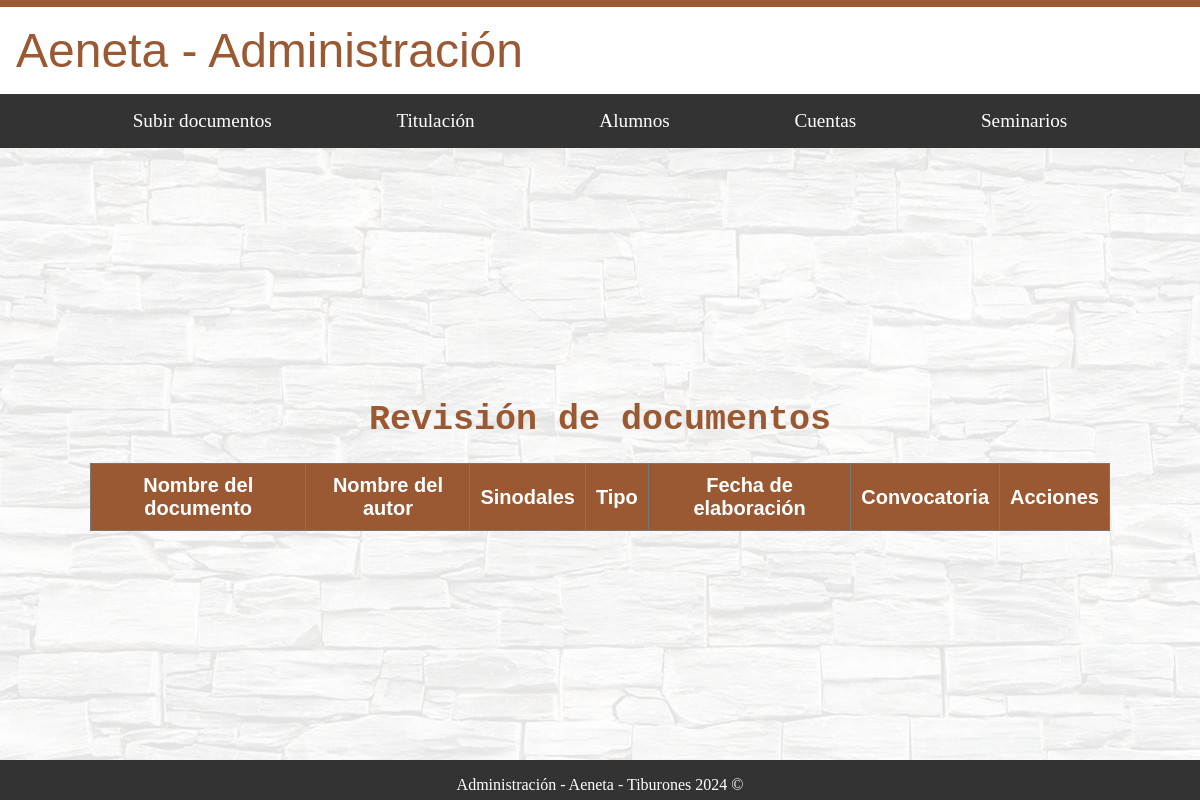
Page /administracion/titulacion/documentos_revision/ on the earlier database version.
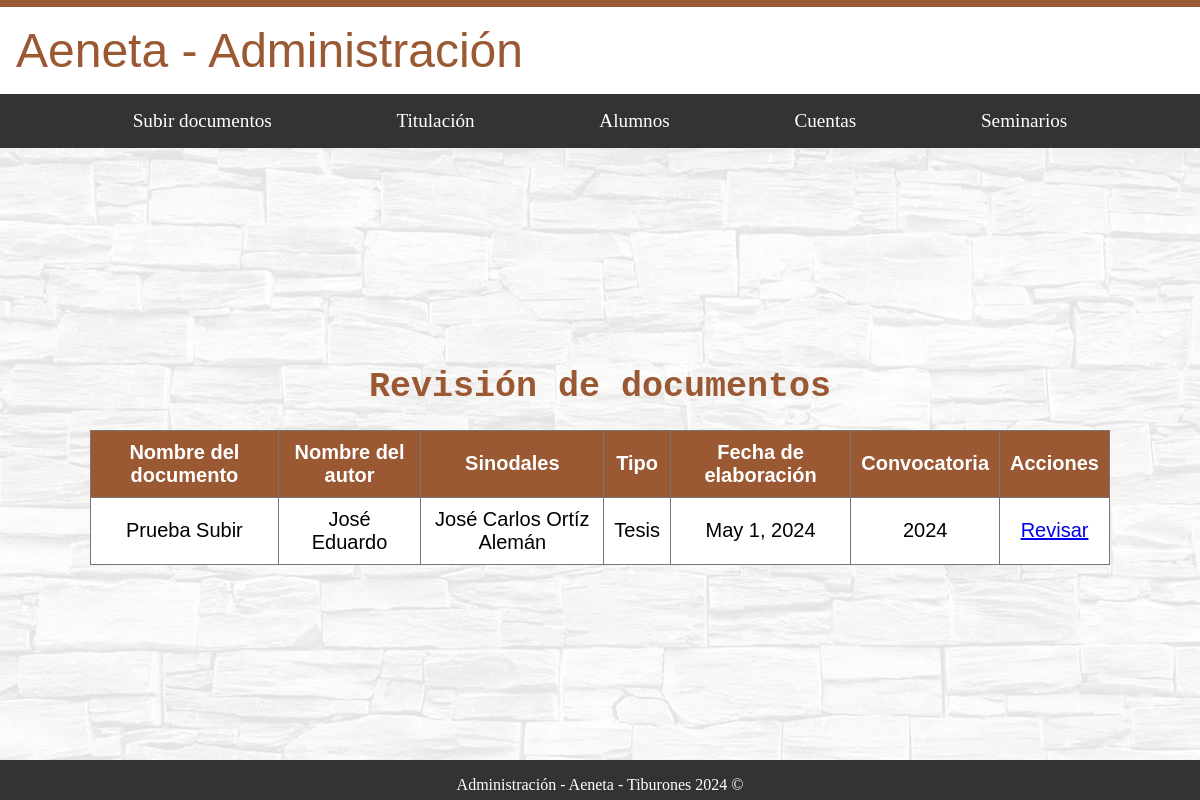
Same page on the later database version.
### alumnos/models.py (models this page shows, shortened)
class Documento_alumno(models.Model):
    usuario = models.ForeignKey(settings.AUTH_USER_MODEL, on_delete=models.CASCADE)
    nombre_documento = models.CharField(max_length=255)
    resumen = models.TextField()
    nombre_autor = models.CharField(max_length=255)
    sinodales = models.CharField(max_length=255)
    TIPOS_DOCUMENTO = [
        ('TT', 'Trabajo Terminal'),
        ('TE', 'Tesis'),
        ('OT', 'Otro'),
    ]
    tipo = models.CharField(max_length=2, choices=TIPOS_DOCUMENTO)
    fecha_elaboracion = models.DateField()
    convocatoria = models.CharField(max_length=255)
    documento_url = models.URLField(blank=True, null=True)
    archivo_subido = models.BooleanField(default=False)
    aceptado = models.BooleanField(default=False)
    en_correccion = models.BooleanField(default=False)

### administracion/views.py (the view)
# urls.py: path('titulacion/documentos_revision/', AdministracionDocumentosAlumnos.as_view(), name='documentos_revision'),
class AdministracionDocumentosAlumnos(TemplateView):
    template_name = 'administracion/titulacion/documentos_revision.html'
    def get(self, request, *args, **kwargs):
        documentos = Documento_alumno.objects.filter(aceptado=False)
        return render(request, self.template_name, {'documentos': documentos})

### administracion/templates/administracion/titulacion/documentos_revision.html
{% extends "base_generic_Administracion.html" %}
{% block content %}
<div id="fondo">
    <div class="contenedor_principal letra_texto">
        <h1 class="letra_titulos">Revisión de documentos</h1>
        <table>
            <thead>
                <tr>
                    <th>Nombre del documento</th>
                    <th>Nombre del autor</th>
                    <th>Sinodales</th>
                    <th>Tipo</th>
                    <th>Fecha de elaboración</th>
                    <th>Convocatoria</th>
                    <th>Acciones</th>
                </tr>
            </thead>
            <tbody>
                {% for documento in documentos %}
                <tr>
                    <td>{{ documento.nombre_documento }}</td>
                    <td>{{ documento.nombre_autor }}</td>
                    <td>{{ documento.sinodales }}</td>
                    <td>{{ documento.get_tipo_display }}</td>
                    <td>{{ documento.fecha_elaboracion }}</td>
                    <td>{{ documento.convocatoria }}</td>
                    <td><a href="{% url 'administracion:revision' documento.id %}">Revisar</a></td>
                </tr>
                {% endfor %}
            </tbody>
        </table>
    </div>
</div>
{% endblock %}

Differences in the rows shown:
added Documento_alumno: nombre_documento "Prueba Subir", nombre_autor "José Eduardo", sinodales "José Carlos Ortíz Alemán", tipo "Tesis", fecha_elaboracion "May 1, 2024", convocatoria "2024"
